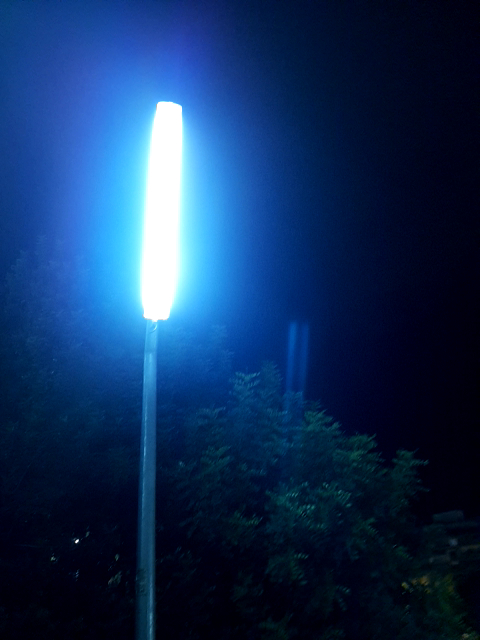
#> input picture data/sample_1.png, 480 x 640 px
$ jupyter execute 01_streetlight_analysis.ipynb
#> lines starting #> are read from the running program, lines starting #| are printed output that depends on the picture; after the words box and inside, x2 and y2 are one past the last pixel; in counts of white or black regions, pixels touching at a corner belong together
[cell 1]
# default_exp streetlight_analysis

[cell 2]
#export
import numpy as np
import os
import cv2
from matplotlib import colors
from matplotlib import pyplot as plt
from skimage import measure
from tqdm import tqdm
from matplotlib.colors import to_hex

# Streetlight analysis

> The functions of this module allows one to find the the streetlight in an image and extract the color of the streetlight.

[cell 3]
#export
def imread(name):
    "Reads the image from a path and outputs an RGB array"
    im = cv2.imread(name) #open CV output a BGR format
    im = cv2.cvtColor(im, cv2.COLOR_BGR2RGB)
    return im

def show_im(im,ax, title='image', axes=False, cmap=None):
    "Helper for doing imshow without axis"
    image = ax.imshow(im, cmap=cmap)
    ax.set_title(title)
    if axes==False: ax.set_axis_off()
    return image

def plot_color_points(ax, color_small, color_big, label_small, label_big):
    "Helper for plotting points in final figure"
    ax.scatter(1, 1, s=200, facecolor =color_small)
    ax.scatter(2, 1, s=200, facecolor =color_big)
    ax.set_xlim(0,3)
    ax.set_title(f'Color(s/b):{label_small}/{label_big}');ax.set_axis_off()

[cell 4]
#export
def image_transformation(path, thresh=0.9, gray_min = 20):
    "Opens an image, transforms it into grayscale, and returns a blurred image and an image with only the brightest points"
    gray = cv2.imread(path, cv2.IMREAD_GRAYSCALE)
    blurred = cv2.GaussianBlur(gray, ksize=(11,11), sigmaX=0)
    maxi = max(gray_min, np.amax(blurred))
    thresh = cv2.threshold(blurred, int(maxi*thresh), 255, cv2.THRESH_BINARY)[1]
    thresh = cv2.erode(thresh, None, iterations=2)
    thresh = cv2.dilate(thresh, None, iterations=4)
    return blurred, thresh

[cell 5]
name = 'data/sample_1.png'

im = imread(name)
#> in imread, im is the input picture: shape (640, 480, 3); mean B, G, R 92, 49.1, 18.3
blurred, thresh = image_transformation(name)
#> in image_transformation, `gray = cv2.imread(path, cv2.IMREAD_GRAYSCALE)`:
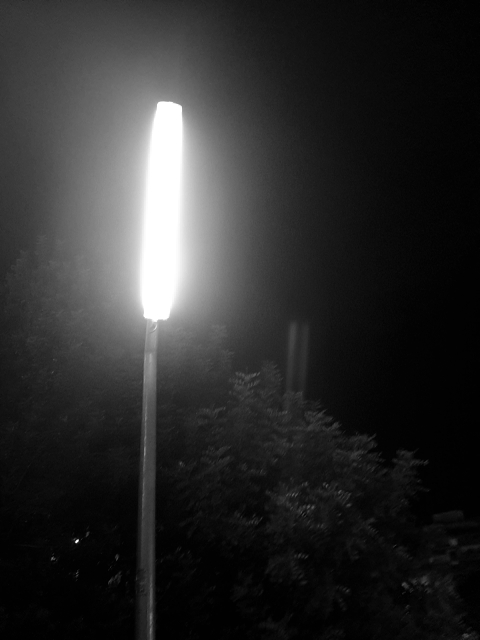
#> gray: shape (640, 480); min 0, max 255, mean 44.7
#> in image_transformation, `maxi = max(gray_min, np.amax(blurred))`: maxi = 255
#> in image_transformation, `thresh = cv2.threshold(blurred, int(maxi*thresh), 255, cv2.THRESH_BINA..`:
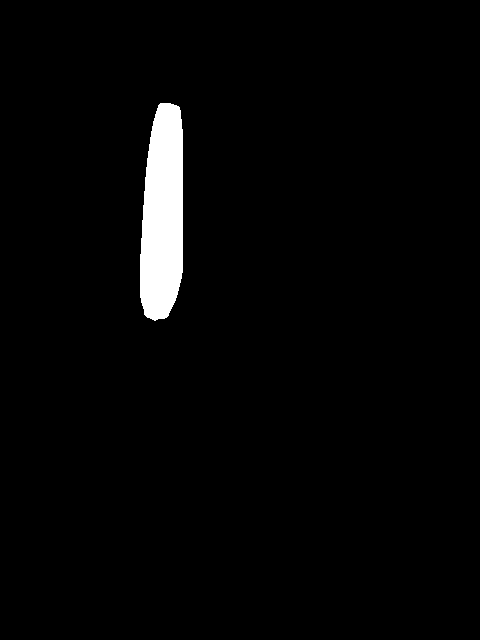
#> thresh: shape (640, 480); 2.5% white; 1 white region, box (x1, y1, x2, y2) and area: (140, 103, 183, 321) 7818
#> in image_transformation, `thresh = cv2.erode(thresh, None, iterations=2)`: thresh: shape (640, 480); 2.2% white; 1 white region, box (x1, y1, x2, y2) and area: (142, 105, 181, 318) 6792
#> in image_transformation, `thresh = cv2.dilate(thresh, None, iterations=4)`: thresh: shape (640, 480); 2.9% white; 1 white region, box (x1, y1, x2, y2) and area: (138, 101, 185, 322) 8872

images = [im, blurred, thresh]
cmaps = [None, 'gray', 'gray']
titles = ['image', 'blurred', 'threshold']
fig, ax = plt.subplots(1,3, figsize=(10,3))

for i, image in enumerate(images):
    show_im(image,ax[i], title=titles[i], cmap=cmaps[i])
#> this loop made 3 passes

[cell 6]
#export
def brightest_area(path):
    '''Given the name of image, find the brightest area and returns a
    mask of it'''
    # Transform image
    blurred, thresh = image_transformation(path)
    # Extract blobs
    labels = measure.label(thresh, connectivity=2, background=0)
    numbers = np.unique(labels)
    # Find the most saturated region by means of ratio
    max_pixel, blob_len = [], []
    for i in numbers[1:]:
        blob = blurred[labels == i]
        max_pixel.append(np.amax(blob))
        blob_len.append(len(blob))

    #To take into account bad images (with no points above the threshold)
    if len(max_pixel) < 1:
        return False
    else:
        maxi = max(max_pixel)
        length = -1
        for i,val_max in enumerate(max_pixel):
            if val_max == maxi and blob_len[i]>length:
                ind_sat = i + 1
                length = blob_len[i]
        return labels==ind_sat

[cell 7]
name = 'data/sample_2.png'

im = imread(name)
#> call 2 of imread, with name = 'data/sample_2.png'
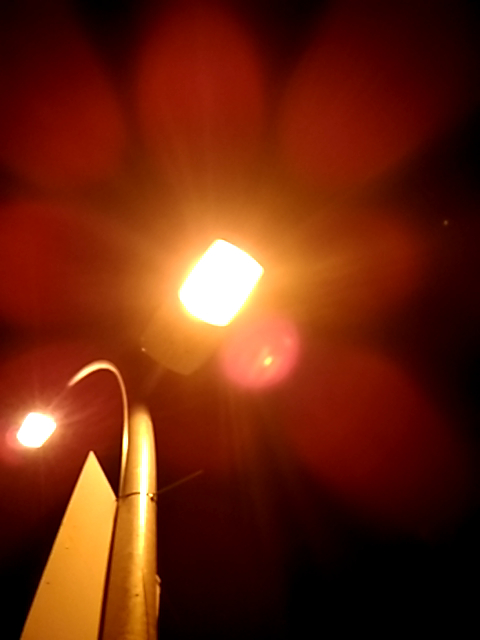
#> input picture data/sample_2.png, 480 x 640 px
#> in imread, im is the input picture: shape (640, 480, 3); mean B, G, R 14.5, 38, 107.1

im_bright = brightest_area(name)
#> in image_transformation (call 2), `thresh = cv2.threshold(blurred, int(maxi*thresh), 255, cv2.THRESH_BINA..`: thresh: shape (640, 480); 2.2% white; 3 white regions, box (x1, y1, x2, y2) and area: (178, 240, 263, 326) 4979, (17, 413, 56, 447) 936, (138, 426, 150, 546) 906
#> in image_transformation (call 2), `thresh = cv2.erode(thresh, None, iterations=2)`: thresh: shape (640, 480); 1.8% white; 3 white regions, box (x1, y1, x2, y2) and area: (180, 242, 261, 324) 4311, (20, 415, 53, 445) 664, (141, 431, 148, 527) 401
#> in image_transformation (call 2), `thresh = cv2.dilate(thresh, None, iterations=4)`: thresh: shape (640, 480); 2.7% white; 3 white regions, box (x1, y1, x2, y2) and area: (176, 238, 265, 328) 5679, (137, 427, 152, 531) 1310, (16, 411, 57, 449) 1232
#> in brightest_area, `labels = measure.label(thresh, connectivity=2, background=0)`:
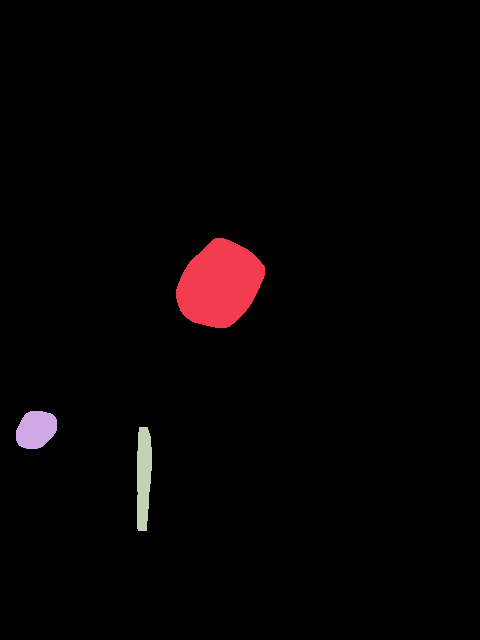
#> labels: shape (640, 480) int64; 4 distinct labels, from 0 to 3; one colour per label, 0 black
#> in brightest_area, `numbers = np.unique(labels)`: numbers = [0, 1, 2, 3]
#> the loop in brightest_area, `for i in numbers[1:]:` made 3 passes
#> after the loop in brightest_area, `for i in numbers[1:]:`: blob_len = [5679, 1232, 1310]; max_pixel = [255, 255, 254]
#> in brightest_area, `maxi = max(max_pixel)`: maxi = 255
#> the loop in brightest_area, `for i,val_max in enumerate(max_pixel):` made 3 passes
#> (val_max, ind_sat, length) on pass 1: (255, 1, 5679)
#> val_max on passes 2 to 3: 255, 254
#> after the loop in brightest_area, `for i,val_max in enumerate(max_pixel):`: ind_sat = 1; length = 5679
#> in brightest_area, `return labels==ind_sat`: returned value: shape (640, 480) bool; 1.8% white; 1 white region, box (x1, y1, x2, y2) and area: (176, 238, 265, 328) 5679

fig, ax = plt.subplots(1,2, figsize=(6,3))

show_im(im,ax[0], title='Image')
show_im(im_bright,ax[1], title='Brightest part', cmap='gray')

[cell 8]
#export
def crop_to_mask(name, ratio_sb = 2):
    '''Given the name of an image, crops its brightest spot. The funcion
    creates two images:
        - One that fits exactly the brightest spot
        - One that is ratio_sb bigger'''

    # Transform image and get brightest spot
    blurred, thresh = image_transformation(name)
    mask = brightest_area(name)
    if isinstance(mask, bool): # To take into account bad images
        return False, False, False
    # get sizes and position of extrems
    imsize=np.array([thresh.shape[0]-1, thresh.shape[1]-1])
    i, j = np.where(mask)
    xmin, xmax = np.amin(i), np.amax(i)
    ymin, ymax = np.amin(j), np.amax(j)
    # get size for big image
    dx2, dy2 = int((xmax-xmin)/ratio_sb), int((ymax-ymin)/ratio_sb)
    # create meshgrid for big and small images
    bb_small = np.meshgrid(np.arange(xmin, xmax),
                            np.arange(ymin, ymax),
                            indexing='ij')
    bb_big = np.meshgrid(np.arange(max(0,xmin- dx2),min(imsize[0],xmax+dx2)),
                            np.arange(max(0,ymin-dy2), min(imsize[1],ymax+dy2)),
                            indexing='ij')

    bb_small, bb_big = tuple(bb_small), tuple(bb_big)
    # create new mask in 3 channels
    mask_3channel = np.repeat(mask[:,:,np.newaxis],3,axis=2)

    return bb_small, bb_big, mask_3channel

[cell 9]
name = 'data/sample_4.png'

im = imread(name)
#> call 3 of imread, with name = 'data/sample_4.png'
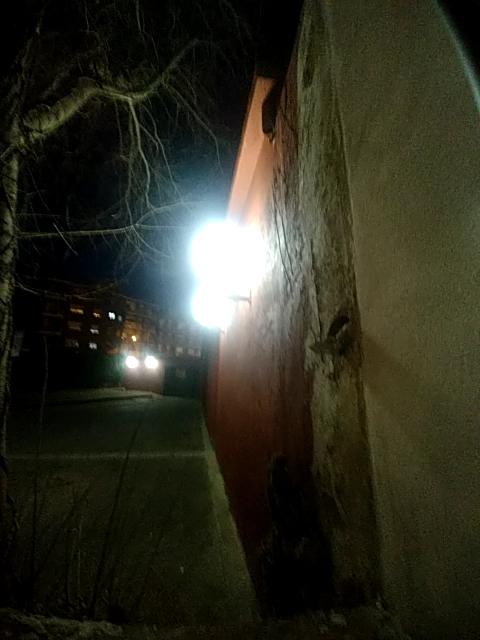
#> input picture data/sample_4.png, 480 x 640 px
#> in imread, im is the input picture: shape (640, 480, 3); mean B, G, R 32.9, 46.3, 46.6
bb_small, bb_big, mask_3channel = crop_to_mask(name, ratio_sb=2)
#> in image_transformation (call 3), `thresh = cv2.threshold(blurred, int(maxi*thresh), 255, cv2.THRESH_BINA..`: thresh: shape (640, 480); 2.5% white; 3 white regions, box (x1, y1, x2, y2) and area: (188, 214, 277, 332) 7558, (145, 357, 157, 368) 105, (127, 356, 138, 368) 99
#> in image_transformation (call 3), `thresh = cv2.erode(thresh, None, iterations=2)`: thresh: shape (640, 480); 2.2% white; 3 white regions, box (x1, y1, x2, y2) and area: (190, 217, 275, 329) 6661, (148, 359, 155, 366) 29, (129, 359, 136, 365) 26
#> in image_transformation (call 3), `thresh = cv2.dilate(thresh, None, iterations=4)`: thresh: shape (640, 480); 2.9% white; 3 white regions, box (x1, y1, x2, y2) and area: (186, 213, 279, 333) 8455, (144, 355, 159, 370) 205, (125, 355, 140, 369) 194
#> call 2 of brightest_area, with path = 'data/sample_4.png'
#> in brightest_area (call 2), `labels = measure.label(thresh, connectivity=2, background=0)`:
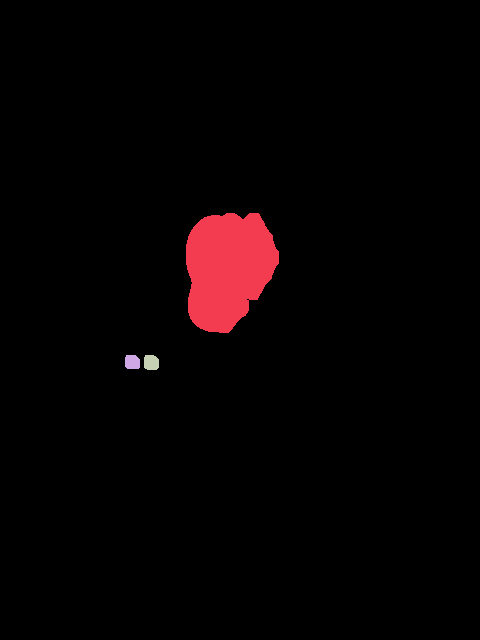
#> labels: shape (640, 480) int64; 4 distinct labels, from 0 to 3; one colour per label, 0 black
#> the loop in brightest_area (call 2), `for i in numbers[1:]:` made 3 passes
#> after the loop in brightest_area (call 2), `for i in numbers[1:]:`: blob_len = [8455, 194, 205]; max_pixel = [255, 255, 255]
#> the loop in brightest_area (call 2), `for i,val_max in enumerate(max_pixel):` made 3 passes
#> (ind_sat, length) on pass 1: (1, 8455)
#> after the loop in brightest_area (call 2), `for i,val_max in enumerate(max_pixel):`: ind_sat = 1; length = 8455
#> in brightest_area (call 2), `return labels==ind_sat`: returned value: shape (640, 480) bool; 2.8% white; 1 white region, box (x1, y1, x2, y2) and area: (186, 213, 279, 333) 8455
#> in crop_to_mask, `imsize=np.array([thresh.shape[0]-1, thresh.shape[1]-1])`: imsize = [639, 479]
#> in crop_to_mask, `i, j = np.where(mask)`: i = 8455 values from 213 to 332; j = 8455 values, max 278 at index 2889, min 186 at index 2167, mean 227.4
#> in crop_to_mask, `xmin, xmax = np.amin(i), np.amax(i)`: xmin = 213; xmax = 332
#> in crop_to_mask, `ymin, ymax = np.amin(j), np.amax(j)`: ymin = 186; ymax = 278
#> in crop_to_mask, `dx2, dy2 = int((xmax-xmin)/ratio_sb), int((ymax-ymin)/ratio_sb)`: dx2 = 59; dy2 = 46
#> in crop_to_mask, `bb_small = np.meshgrid(np.arange(xmin, xmax), np.arange(ymin, ymax), i..`: bb_small = 2 items

fig, ax = plt.subplots(1,4, figsize = (10,10))

show_im(im,ax[0], title='Original')
show_im(im*mask_3channel,ax[1], title='Masked')
show_im(im[bb_small],ax[2], title='Small image')
show_im(im[bb_big],ax[3], title='Big image')
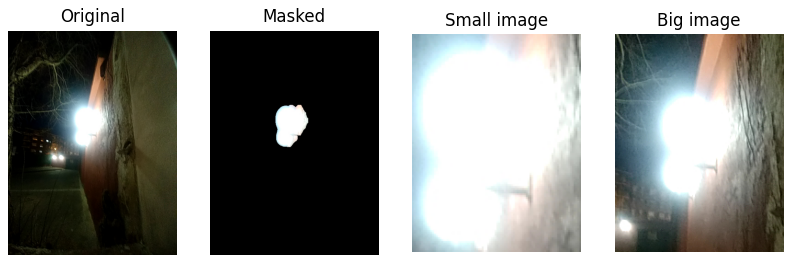
#> figure drawn by matplotlib, 4 panels

[cell 10]
#export
def non_saturated_mask(im, saturation_value = 254, new_value = 0):
    "Creates a mask that selects only the non-saturated points above a saturation value"
    masked = im.copy()
    masked[masked > saturation_value] = False
    return masked

def non_saturated_mask_allchannels(im, saturation_value = 254, new_value = 0):
    "Creates a mask that selects only the non-saturated points above a saturation value for the 3 channels"
    masked = im.copy()
    r, c, _ = np.where(masked>saturation_value)
    masked[r,c,:] = new_value
    return masked

def mean_color(im):
    ''' Finds the average color of the non-zero points of the image '''
    R, G, B = im[:,:,0], im[:,:,1], im[:,:,2]
    return np.array([np.mean(R[R>0])/255, np.mean(G[G>0])/255, np.mean(B[B>0])/255])

def color_label(color):
    ''' Finds the red and blue regions from an array of RGB colors '''
    h = colors.rgb_to_hsv(color)[:,0]
    v = colors.rgb_to_hsv(color)[:,2]
    cl = np.array(h.size*['k'])
    cl[h < 0.2] = 'r'
    cl[np.logical_and(h > 0.5, h < 0.7)] = 'b'
    return cl

[cell 11]
#export
def image_analysis(name, path=None, save_path=None, format_file='pdf', dpi=None,ratio_sb=2, save = False):
    "Creates an image with the original image, the small box, the big box and the colors and labels of these boxes"
    if path == None: path = ''
    if save_path == None: save_path = ''
    im = imread(path + name)
    filename, file_extension = os.path.splitext(name)

    bb_small, bb_big, mask_3channel = crop_to_mask(path + name, ratio_sb=ratio_sb)
    warning = 0
    if isinstance(bb_small, bool): # Takes into acount not finding blobs (i.e. corrupt images)
        grid = plt.GridSpec(3, 4, wspace=0.4, hspace=0.3)

        ax = [plt.subplot(grid[0:3, 0:2]), plt.subplot(grid[0, 2]),plt.subplot(grid[1, 2]), plt.subplot(grid[2, 2])]

        show_im(im,ax[0], title=f'{name}: corrupted')
        show_im(im,ax[1], title='small box')
        show_im(im,ax[2], title='big box')
        plot_color_points(ax[3], 'k' , 'k', 'k', 'k')

        if save:
            save_name = save_path+name.replace('.png',f'.{format_file}')
            plt.savefig(save_name)
        color_small, color_big, label_small, label_big = to_hex(np.zeros(3)), to_hex(np.zeros(3)),'k', 'k'
        warning = 1
    else:

        ymin, ymax, xmin, xmax = np.amin(bb_big[0]), np.amax(bb_big[0]), np.amin(bb_big[1]), np.amax(bb_big[1])
        im_box = np.copy(im)
        im_box = cv2.rectangle(im_box,(xmin,ymin),(xmax,ymax),(0,255,0),3)

        grid = plt.GridSpec(3, 4, wspace=0.4, hspace=0.3)

        ax = [plt.subplot(grid[0:3, 0:2]), plt.subplot(grid[0, 2]),plt.subplot(grid[1, 2]), plt.subplot(grid[2, 2])]

        small, big = non_saturated_mask_allchannels(im[bb_small]), non_saturated_mask_allchannels(im[bb_big])
        color_small, color_big = mean_color(small), mean_color(big)
        label_small, label_big = color_label([color_small, color_big])
        color_small, color_big = to_hex(color_small), to_hex(color_big)

        if label_small == label_big:
            title = f'{name}'
        else:
            title = f'{name}: warning'
            warning = 1
        show_im(im_box,ax[0], title= title)
        show_im(im[bb_small],ax[1], title='small box')
        show_im(im[bb_big],ax[2], title='big box')

        plot_color_points(ax[3], color_small, color_big, label_small, label_big)

        if save:
            save_name = save_path+name.replace(file_extension,f'.{format_file}')
            plt.savefig(save_name,dpi=dpi)
    info_file_name_analysis = name.replace(file_extension,f'.{format_file}')
    prop = ['color_small', 'color_big', 'label_small', 'label_big', 'warning','info_file_name_analysis']
    d = {}
    for var in prop: d[var]=eval(var)
    return d

def image_analysis_df(item, path=None, save_path=None, format_file='pdf', dpi=None,ratio_sb=2):
    "calls image analysis by looking at the name in a df"
    name = item['info_file_name']
    d = image_analysis(name, path=path, save_path=save_path, format_file=format_file, dpi=dpi, ratio_sb=ratio_sb)
    return d

[cell 12]
name = 'data/sample_1.png'
#> name = 'data/sample_1.png'
dic = image_analysis(name)
#> in image_analysis, `ymin, ymax, xmin, xmax = np.amin(bb_big[0]), np.amax(bb_big[0]), np.am..`: ymin = 0; ymax = 430; xmin = 115; xmax = 206
#> in image_analysis, `im_box = cv2.rectangle(im_box,(xmin,ymin),(xmax,ymax),(0,255,0),3)`: im_box: shape (640, 480, 3); mean R, G, B 17.7, 51.4, 88.9
#> in mean_color (call 2), `R, G, B = im[:,:,0], im[:,:,1], im[:,:,2]`:
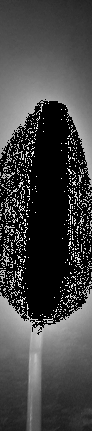
#> G: shape (431, 92); min 0, max 254, mean 67.8
#> in mean_color (call 2), `R, G, B = im[:,:,0], im[:,:,1], im[:,:,2]`:
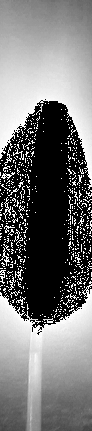
#> B: shape (431, 92); min 0, max 254, mean 116.2
#> in image_analysis, `color_small, color_big = mean_color(small), mean_color(big)`: color_small = [0.48, 0.822, 0.98]; color_big = [0.168, 0.427, 0.732]
#> in color_label, `h = colors.rgb_to_hsv(color)[:,0]`: h = [0.553, 0.59]
#> in color_label, `v = colors.rgb_to_hsv(color)[:,2]`: v = [0.98, 0.732]
#> in image_analysis, `label_small, label_big = color_label([color_small, color_big])`: label_small = 'b'
#> in image_analysis, `color_small, color_big = to_hex(color_small), to_hex(color_big)`: color_small = '#7ad2fa'; color_big = '#2b6dbb'
#> dic = {'color_small': '#7ad2fa', 'color_big': '#2b6dbb', 'label_small': 'b', 'label_big': 'b', 'warning': 0, 'info_file_name_analysis': 'data/sample_1.pdf'}
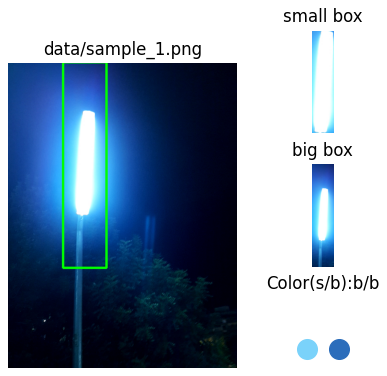
#> figure drawn by matplotlib, 4 panels
